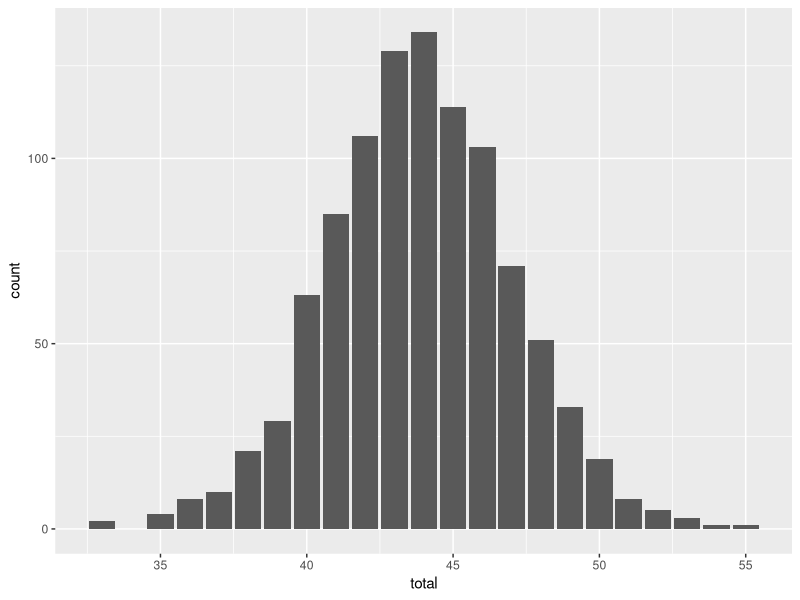
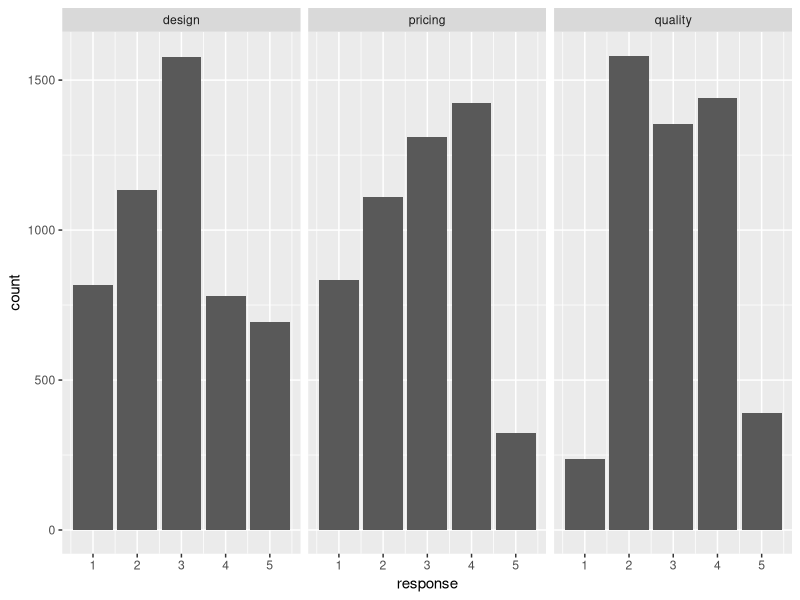
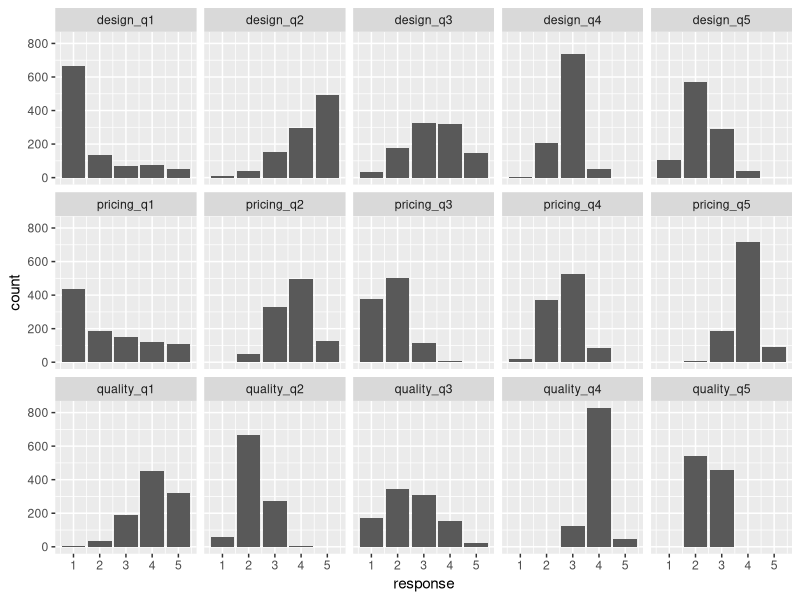
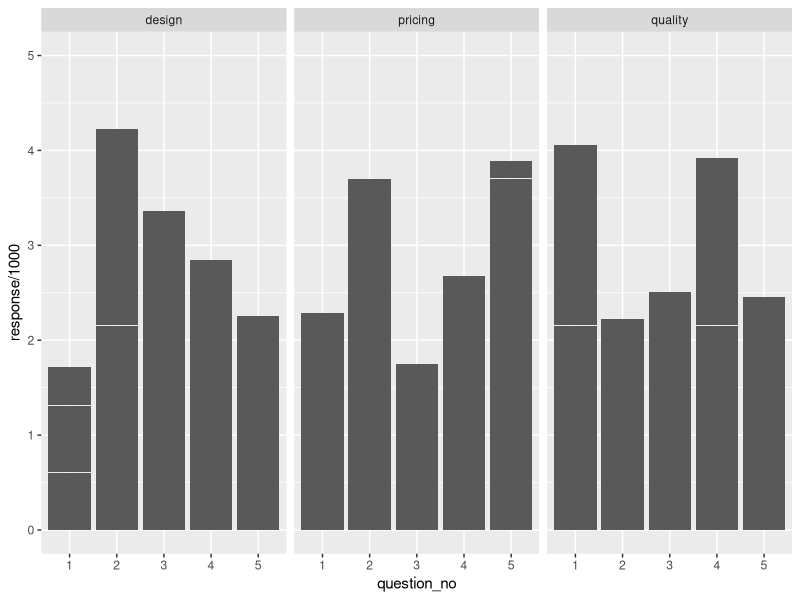

The R script that drew these images, in order:
setwd("D:\\OneDrive - University of the Philippines\\University of the Philippines\\Data Science\\[0] TDS Articles\\Working with Survey Data")

#### Load the Data ####
library(tidyverse)
survey_data <- readxl::read_excel("Random Survey Data.xlsx")
survey_cols <- c(paste0("design_q", rep(1:5)), paste0("quality_q", rep(1:5)), paste0("pricing_q", rep(1:5)), "id")

# Change column names
colnames(survey_data) <- survey_cols                                                  

#### Recode the Likert responses ####

likert_recode <- function(x) {
  as.numeric(case_when(
    x == "Strongly Disagree" ~ 1,
    x == "Disagree" ~ 2,
    x == "Neutral" ~ 3,
    x == "Agree" ~ 4,
    x == "Strongly Agree" ~ 5,
  ))
}


# Negative Recode 
likert_recode_negative <- function(x) {
  as.numeric(case_when(
    x == "Strongly Disagree" ~ 5,
    x == "Disagree" ~ 4,
    x == "Neutral" ~ 3,
    x == "Agree" ~ 2,
    x == "Strongly Agree" ~ 1,
  ))
}


# Apply the recoding
survey_positive <- survey_data %>%
  select(-id, -design_q3, -quality_q3, -quality_q4, -pricing_q5) %>%
  mutate_all(likert_recode)

survey_negative <- survey_data %>%
  select(design_q3, quality_q3, quality_q4, pricing_q5) %>%
  mutate_all(likert_recode_negative)

survey_recoded <- cbind(survey_positive, survey_negative) #Recombine data

#### Calculate Totals ####

survey_recoded$total <- rowSums(survey_recoded) #Create column of total score per person

# Overall Total
survey_recoded <- cbind(id = survey_data$id, survey_recoded) #Recombine data with Respondent IDs

# Total by category
survey_recoded <- survey_recoded %>%
  rowwise() %>%
  mutate(design_total = sum(design_q1, design_q2, design_q3, design_q4, design_q5),
         quality_total = sum(quality_q1, quality_q2, quality_q3, quality_q4, quality_q5),
         pricing_total = sum(pricing_q1, pricing_q2, pricing_q3, pricing_q4, pricing_q5)) %>%
  ungroup()


#### Reshape the data #### 
# Pivoting
survey_long <- survey_recoded %>%
  pivot_longer(data = .,
               cols = 2:16,
               names_to = "question",
               values_to = "response") %>%
  select(-total, -design_total, -quality_total, -pricing_total) %>%
  mutate(category = str_match(question, "^[^_]+(?=_)"),
          question_no = str_match(question, "[0-9]$")
  )

#### Aggregate the data ####
survey_long %>%
  group_by(category) %>%
  summarise(avg_response = mean(response), sd_response = sd(response))

#### Visualize the data ####
# Histogram of Total Score
ggplot(survey_recoded, aes(x=total)) +
  geom_bar() 


# Histogram By Category
ggplot(survey_long, aes(x=response)) +
  geom_bar() +
  facet_wrap(~category)

# Histogram By Question
ggplot(survey_long, aes(x=response)) +
  geom_bar() +
  facet_wrap(~question, nrow = 3)

# Average Response per Question
survey_long %>%
  group_by(question) %>%
  ggplot(., aes(x = question_no, y = response/1000)) +
    geom_col() +
    facet_wrap(~category) + 
    ylim(0,5) 
